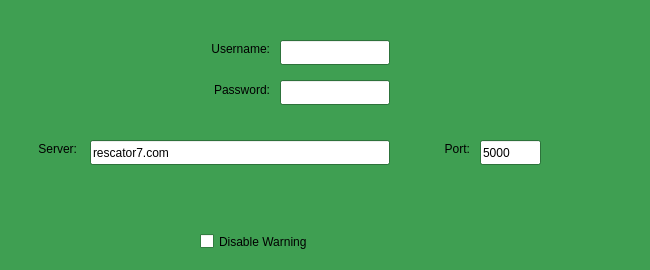
<?xml version="1.0" encoding="UTF-8"?>
<ui version="4.0">
 <class>Connect</class>
 <widget class="QDialog" name="Connect">
  <property name="geometry">
   <rect>
    <x>0</x>
    <y>0</y>
    <width>650</width>
    <height>270</height>
   </rect>
  </property>
  <property name="sizePolicy">
   <sizepolicy hsizetype="Fixed" vsizetype="Fixed">
    <horstretch>0</horstretch>
    <verstretch>0</verstretch>
   </sizepolicy>
  </property>
  <property name="minimumSize">
   <size>
    <width>650</width>
    <height>270</height>
   </size>
  </property>
  <property name="maximumSize">
   <size>
    <width>650</width>
    <height>270</height>
   </size>
  </property>
  <property name="palette">
   <palette>
    <active>
     <colorrole role="WindowText">
      <brush brushstyle="SolidPattern">
       <color alpha="255">
        <red>0</red>
        <green>0</green>
        <blue>0</blue>
       </color>
      </brush>
     </colorrole>
     <colorrole role="Button">
      <brush brushstyle="SolidPattern">
       <color alpha="255">
        <red>63</red>
        <green>159</green>
        <blue>82</blue>
       </color>
      </brush>
     </colorrole>
     <colorrole role="Light">
      <brush brushstyle="SolidPattern">
       <color alpha="255">
        <red>94</red>
        <green>239</green>
        <blue>123</blue>
       </color>
      </brush>
     </colorrole>
     <colorrole role="Midlight">
      <brush brushstyle="SolidPattern">
       <color alpha="255">
        <red>78</red>
        <green>199</green>
        <blue>102</blue>
       </color>
      </brush>
     </colorrole>
     <colorrole role="Dark">
      <brush brushstyle="SolidPattern">
       <color alpha="255">
        <red>31</red>
        <green>79</green>
        <blue>41</blue>
       </color>
      </brush>
     </colorrole>
     <colorrole role="Mid">
      <brush brushstyle="SolidPattern">
       <color alpha="255">
        <red>42</red>
        <green>106</green>
        <blue>54</blue>
       </color>
      </brush>
     </colorrole>
     <colorrole role="Text">
      <brush brushstyle="SolidPattern">
       <color alpha="255">
        <red>0</red>
        <green>0</green>
        <blue>0</blue>
       </color>
      </brush>
     </colorrole>
     <colorrole role="BrightText">
      <brush brushstyle="SolidPattern">
       <color alpha="255">
        <red>255</red>
        <green>255</green>
        <blue>255</blue>
       </color>
      </brush>
     </colorrole>
     <colorrole role="ButtonText">
      <brush brushstyle="SolidPattern">
       <color alpha="255">
        <red>0</red>
        <green>0</green>
        <blue>0</blue>
       </color>
      </brush>
     </colorrole>
     <colorrole role="Base">
      <brush brushstyle="SolidPattern">
       <color alpha="255">
        <red>255</red>
        <green>255</green>
        <blue>255</blue>
       </color>
      </brush>
     </colorrole>
     <colorrole role="Window">
      <brush brushstyle="SolidPattern">
       <color alpha="255">
        <red>63</red>
        <green>159</green>
        <blue>82</blue>
       </color>
      </brush>
     </colorrole>
     <colorrole role="Shadow">
      <brush brushstyle="SolidPattern">
       <color alpha="255">
        <red>0</red>
        <green>0</green>
        <blue>0</blue>
       </color>
      </brush>
     </colorrole>
     <colorrole role="AlternateBase">
      <brush brushstyle="SolidPattern">
       <color alpha="255">
        <red>159</red>
        <green>207</green>
        <blue>168</blue>
       </color>
      </brush>
     </colorrole>
     <colorrole role="ToolTipBase">
      <brush brushstyle="SolidPattern">
       <color alpha="255">
        <red>255</red>
        <green>255</green>
        <blue>220</blue>
       </color>
      </brush>
     </colorrole>
     <colorrole role="ToolTipText">
      <brush brushstyle="SolidPattern">
       <color alpha="255">
        <red>0</red>
        <green>0</green>
        <blue>0</blue>
       </color>
      </brush>
     </colorrole>
    </active>
    <inactive>
     <colorrole role="WindowText">
      <brush brushstyle="SolidPattern">
       <color alpha="255">
        <red>0</red>
        <green>0</green>
        <blue>0</blue>
       </color>
      </brush>
     </colorrole>
     <colorrole role="Button">
      <brush brushstyle="SolidPattern">
       <color alpha="255">
        <red>63</red>
        <green>159</green>
        <blue>82</blue>
       </color>
      </brush>
     </colorrole>
     <colorrole role="Light">
      <brush brushstyle="SolidPattern">
       <color alpha="255">
        <red>94</red>
        <green>239</green>
        <blue>123</blue>
       </color>
      </brush>
     </colorrole>
     <colorrole role="Midlight">
      <brush brushstyle="SolidPattern">
       <color alpha="255">
        <red>78</red>
        <green>199</green>
        <blue>102</blue>
       </color>
      </brush>
     </colorrole>
     <colorrole role="Dark">
      <brush brushstyle="SolidPattern">
       <color alpha="255">
        <red>31</red>
        <green>79</green>
        <blue>41</blue>
       </color>
      </brush>
     </colorrole>
     <colorrole role="Mid">
      <brush brushstyle="SolidPattern">
       <color alpha="255">
        <red>42</red>
        <green>106</green>
        <blue>54</blue>
       </color>
      </brush>
     </colorrole>
     <colorrole role="Text">
      <brush brushstyle="SolidPattern">
       <color alpha="255">
        <red>0</red>
        <green>0</green>
        <blue>0</blue>
       </color>
      </brush>
     </colorrole>
     <colorrole role="BrightText">
      <brush brushstyle="SolidPattern">
       <color alpha="255">
        <red>255</red>
        <green>255</green>
        <blue>255</blue>
       </color>
      </brush>
     </colorrole>
     <colorrole role="ButtonText">
      <brush brushstyle="SolidPattern">
       <color alpha="255">
        <red>0</red>
        <green>0</green>
        <blue>0</blue>
       </color>
      </brush>
     </colorrole>
     <colorrole role="Base">
      <brush brushstyle="SolidPattern">
       <color alpha="255">
        <red>255</red>
        <green>255</green>
        <blue>255</blue>
       </color>
      </brush>
     </colorrole>
     <colorrole role="Window">
      <brush brushstyle="SolidPattern">
       <color alpha="255">
        <red>63</red>
        <green>159</green>
        <blue>82</blue>
       </color>
      </brush>
     </colorrole>
     <colorrole role="Shadow">
      <brush brushstyle="SolidPattern">
       <color alpha="255">
        <red>0</red>
        <green>0</green>
        <blue>0</blue>
       </color>
      </brush>
     </colorrole>
     <colorrole role="AlternateBase">
      <brush brushstyle="SolidPattern">
       <color alpha="255">
        <red>159</red>
        <green>207</green>
        <blue>168</blue>
       </color>
      </brush>
     </colorrole>
     <colorrole role="ToolTipBase">
      <brush brushstyle="SolidPattern">
       <color alpha="255">
        <red>255</red>
        <green>255</green>
        <blue>220</blue>
       </color>
      </brush>
     </colorrole>
     <colorrole role="ToolTipText">
      <brush brushstyle="SolidPattern">
       <color alpha="255">
        <red>0</red>
        <green>0</green>
        <blue>0</blue>
       </color>
      </brush>
     </colorrole>
    </inactive>
    <disabled>
     <colorrole role="WindowText">
      <brush brushstyle="SolidPattern">
       <color alpha="255">
        <red>31</red>
        <green>79</green>
        <blue>41</blue>
       </color>
      </brush>
     </colorrole>
     <colorrole role="Button">
      <brush brushstyle="SolidPattern">
       <color alpha="255">
        <red>63</red>
        <green>159</green>
        <blue>82</blue>
       </color>
      </brush>
     </colorrole>
     <colorrole role="Light">
      <brush brushstyle="SolidPattern">
       <color alpha="255">
        <red>94</red>
        <green>239</green>
        <blue>123</blue>
       </color>
      </brush>
     </colorrole>
     <colorrole role="Midlight">
      <brush brushstyle="SolidPattern">
       <color alpha="255">
        <red>78</red>
        <green>199</green>
        <blue>102</blue>
       </color>
      </brush>
     </colorrole>
     <colorrole role="Dark">
      <brush brushstyle="SolidPattern">
       <color alpha="255">
        <red>31</red>
        <green>79</green>
        <blue>41</blue>
       </color>
      </brush>
     </colorrole>
     <colorrole role="Mid">
      <brush brushstyle="SolidPattern">
       <color alpha="255">
        <red>42</red>
        <green>106</green>
        <blue>54</blue>
       </color>
      </brush>
     </colorrole>
     <colorrole role="Text">
      <brush brushstyle="SolidPattern">
       <color alpha="255">
        <red>31</red>
        <green>79</green>
        <blue>41</blue>
       </color>
      </brush>
     </colorrole>
     <colorrole role="BrightText">
      <brush brushstyle="SolidPattern">
       <color alpha="255">
        <red>255</red>
        <green>255</green>
        <blue>255</blue>
       </color>
      </brush>
     </colorrole>
     <colorrole role="ButtonText">
      <brush brushstyle="SolidPattern">
       <color alpha="255">
        <red>31</red>
        <green>79</green>
        <blue>41</blue>
       </color>
      </brush>
     </colorrole>
     <colorrole role="Base">
      <brush brushstyle="SolidPattern">
       <color alpha="255">
        <red>63</red>
        <green>159</green>
        <blue>82</blue>
       </color>
      </brush>
     </colorrole>
     <colorrole role="Window">
      <brush brushstyle="SolidPattern">
       <color alpha="255">
        <red>63</red>
        <green>159</green>
        <blue>82</blue>
       </color>
      </brush>
     </colorrole>
     <colorrole role="Shadow">
      <brush brushstyle="SolidPattern">
       <color alpha="255">
        <red>0</red>
        <green>0</green>
        <blue>0</blue>
       </color>
      </brush>
     </colorrole>
     <colorrole role="AlternateBase">
      <brush brushstyle="SolidPattern">
       <color alpha="255">
        <red>63</red>
        <green>159</green>
        <blue>82</blue>
       </color>
      </brush>
     </colorrole>
     <colorrole role="ToolTipBase">
      <brush brushstyle="SolidPattern">
       <color alpha="255">
        <red>255</red>
        <green>255</green>
        <blue>220</blue>
       </color>
      </brush>
     </colorrole>
     <colorrole role="ToolTipText">
      <brush brushstyle="SolidPattern">
       <color alpha="255">
        <red>0</red>
        <green>0</green>
        <blue>0</blue>
       </color>
      </brush>
     </colorrole>
    </disabled>
   </palette>
  </property>
  <property name="mouseTracking">
   <bool>false</bool>
  </property>
  <property name="windowTitle">
   <string>Connect</string>
  </property>
  <widget class="QDialogButtonBox" name="buttonBox">
   <property name="geometry">
    <rect>
     <x>160</x>
     <y>195</y>
     <width>300</width>
     <height>32</height>
    </rect>
   </property>
   <property name="orientation">
    <enum>Qt::Horizontal</enum>
   </property>
   <property name="standardButtons">
    <set>QDialogButtonBox::NoButton</set>
   </property>
  </widget>
  <widget class="QLabel" name="label">
   <property name="geometry">
    <rect>
     <x>10</x>
     <y>140</y>
     <width>67</width>
     <height>17</height>
    </rect>
   </property>
   <property name="text">
    <string>Server:</string>
   </property>
   <property name="alignment">
    <set>Qt::AlignRight|Qt::AlignTrailing|Qt::AlignVCenter</set>
   </property>
  </widget>
  <widget class="QLabel" name="label_2">
   <property name="geometry">
    <rect>
     <x>430</x>
     <y>140</y>
     <width>40</width>
     <height>17</height>
    </rect>
   </property>
   <property name="text">
    <string>Port:</string>
   </property>
   <property name="alignment">
    <set>Qt::AlignRight|Qt::AlignTrailing|Qt::AlignVCenter</set>
   </property>
  </widget>
  <widget class="QLineEdit" name="lineEdit">
   <property name="geometry">
    <rect>
     <x>90</x>
     <y>140</y>
     <width>300</width>
     <height>25</height>
    </rect>
   </property>
   <property name="text">
    <string notr="true">rescator7.com</string>
   </property>
   <property name="maxLength">
    <number>63</number>
   </property>
  </widget>
  <widget class="QLineEdit" name="lineEdit_2">
   <property name="geometry">
    <rect>
     <x>480</x>
     <y>140</y>
     <width>61</width>
     <height>25</height>
    </rect>
   </property>
   <property name="text">
    <string notr="true">5000</string>
   </property>
   <property name="maxLength">
    <number>4</number>
   </property>
  </widget>
  <widget class="QLabel" name="label_3">
   <property name="geometry">
    <rect>
     <x>110</x>
     <y>40</y>
     <width>160</width>
     <height>17</height>
    </rect>
   </property>
   <property name="text">
    <string>Username:</string>
   </property>
   <property name="alignment">
    <set>Qt::AlignRight|Qt::AlignTrailing|Qt::AlignVCenter</set>
   </property>
  </widget>
  <widget class="QLabel" name="label_4">
   <property name="geometry">
    <rect>
     <x>110</x>
     <y>80</y>
     <width>160</width>
     <height>20</height>
    </rect>
   </property>
   <property name="text">
    <string>Password:</string>
   </property>
   <property name="alignment">
    <set>Qt::AlignRight|Qt::AlignTrailing|Qt::AlignVCenter</set>
   </property>
  </widget>
  <widget class="QLineEdit" name="lineEdit_3">
   <property name="geometry">
    <rect>
     <x>280</x>
     <y>40</y>
     <width>110</width>
     <height>25</height>
    </rect>
   </property>
   <property name="text">
    <string notr="true"/>
   </property>
   <property name="maxLength">
    <number>8</number>
   </property>
  </widget>
  <widget class="QLineEdit" name="lineEdit_4">
   <property name="geometry">
    <rect>
     <x>280</x>
     <y>80</y>
     <width>110</width>
     <height>25</height>
    </rect>
   </property>
   <property name="inputMethodHints">
    <set>Qt::ImhHiddenText|Qt::ImhNoAutoUppercase|Qt::ImhNoPredictiveText|Qt::ImhSensitiveData</set>
   </property>
   <property name="text">
    <string notr="true"/>
   </property>
   <property name="maxLength">
    <number>16</number>
   </property>
   <property name="echoMode">
    <enum>QLineEdit::Password</enum>
   </property>
  </widget>
  <widget class="QCheckBox" name="checkBox">
   <property name="geometry">
    <rect>
     <x>200</x>
     <y>230</y>
     <width>351</width>
     <height>23</height>
    </rect>
   </property>
   <property name="text">
    <string>Disable Warning</string>
   </property>
  </widget>
 </widget>
 <resources/>
 <connections>
  <connection>
   <sender>buttonBox</sender>
   <signal>accepted()</signal>
   <receiver>Connect</receiver>
   <slot>accept()</slot>
   <hints>
    <hint type="sourcelabel">
     <x>248</x>
     <y>254</y>
    </hint>
    <hint type="destinationlabel">
     <x>157</x>
     <y>274</y>
    </hint>
   </hints>
  </connection>
  <connection>
   <sender>buttonBox</sender>
   <signal>rejected()</signal>
   <receiver>Connect</receiver>
   <slot>reject()</slot>
   <hints>
    <hint type="sourcelabel">
     <x>316</x>
     <y>260</y>
    </hint>
    <hint type="destinationlabel">
     <x>286</x>
     <y>274</y>
    </hint>
   </hints>
  </connection>
 </connections>
</ui>
